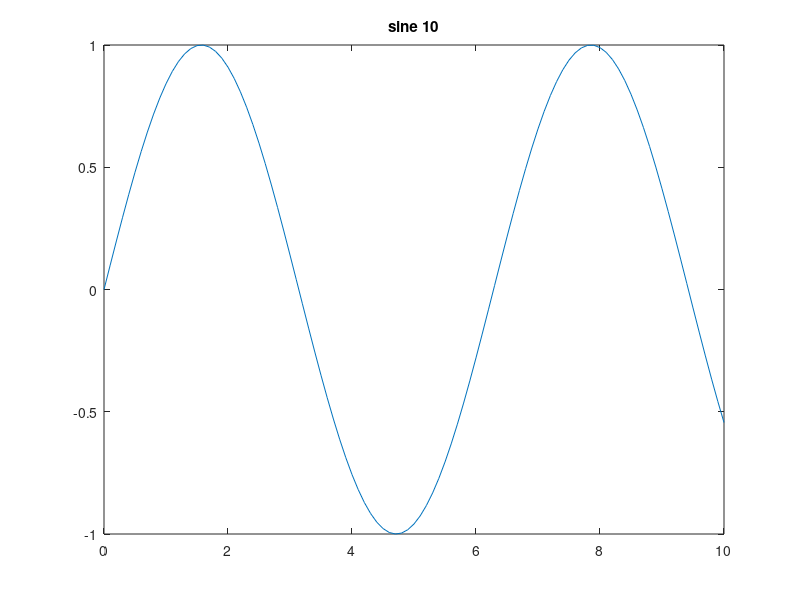
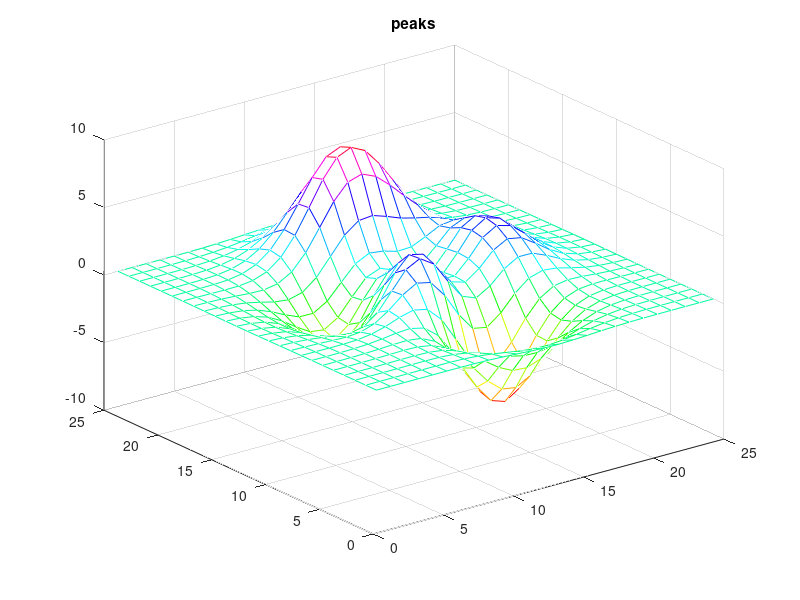
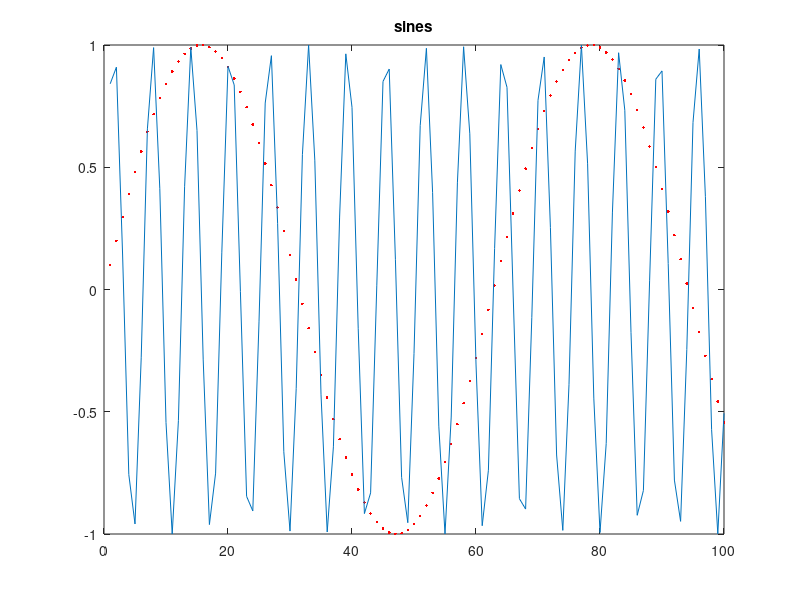

MATLAB code for these plots, in order: (Note: this script raises an error after producing the figures.)
clear all, close all

h1 = figure;
plot(0:0.1:10, sin(0:0.1:10));
title('sine 10')
h2 = figure;

z=peaks(25);
mesh(z);
colormap(hsv)
title('peaks')

h3 = figure;
plot(1:100, sin(0.1:0.1:10), 'r.'); hold on
plot(1:100, sin(1:100));
title('sines')

showColorbar = [0 1 0];
sp_addPlots({h1, h2, h3}, showColorbar);  % variable 'showColorbar' is optional
sp_addLegends({}, {}, {'sin(0.1:0.1:10)', 'sin(1:100)'})
scrollPlots();

% adding plots after scrollPlots was called is also possible!
h4 = figure;
imagesc(randn(4,5))
title('random image')
sp_addPlots(h4, 1)


